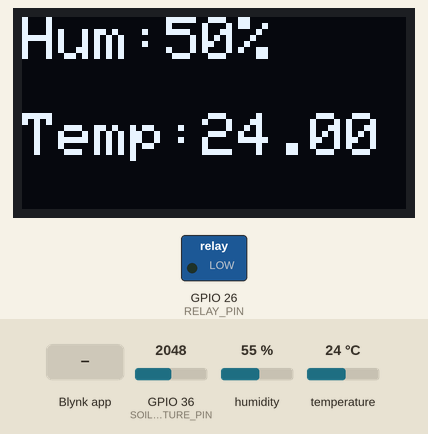
Simulated run of this sketch. Board: ESP32. Parts: 128×64 one-colour display, switched loads named in the sketch (green lamp = pin HIGH). Inputs (shaded band) come from the test bench; at power-on: temperature 24 °C, GPIO 36 (SOILMOISTURE_PIN) = 2048, humidity 55 %. WiFi joins after 1.5 s; servers stay silent unless stated; what the sketch prints to the serial monitor is not drawn.

Above: at 3.0 s.
3.1 s: temperature set to 12 °C
At 5.5 s:
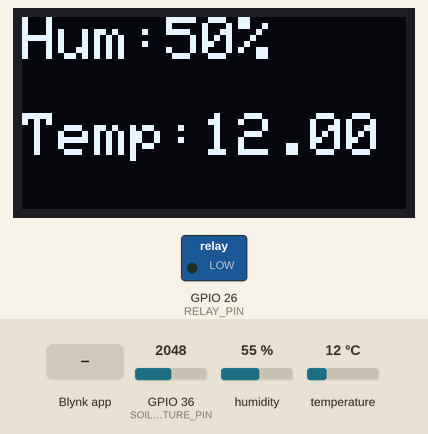
6.3 s: Blynk app writes 1 to V3
At 7.2 s:
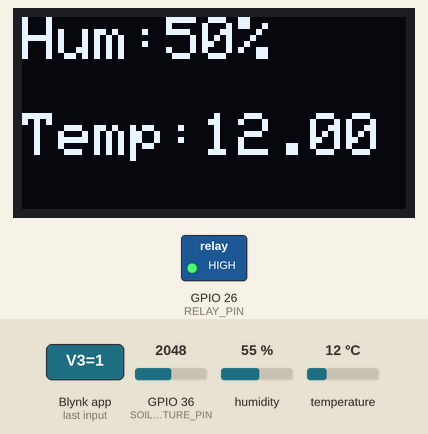
7.8 s: GPIO 36 (SOILMOISTURE_PIN) set to 2866
At 8.2 s:
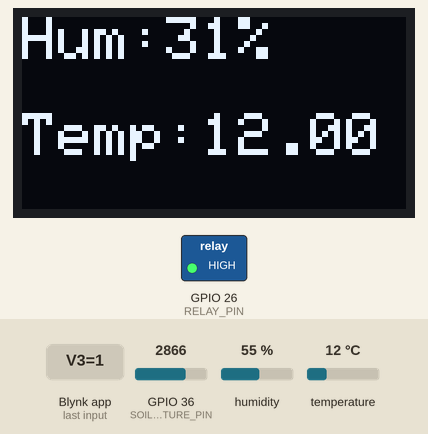
9.3 s: temperature set to 19 °C
At 10.5 s:
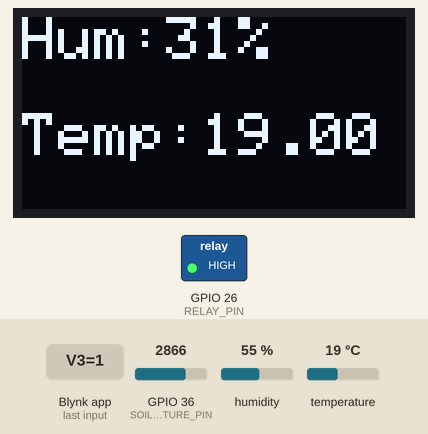
11.3 s: GPIO 36 (SOILMOISTURE_PIN) set to 3603
At 12.0 s:
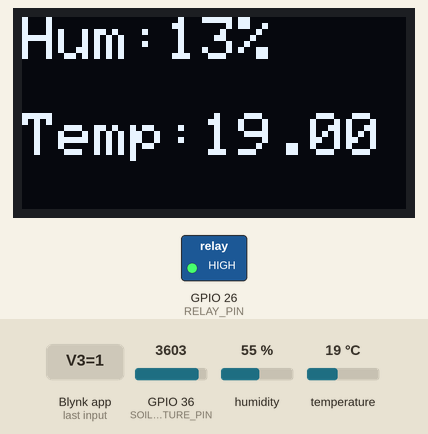
12.8 s: temperature set to 28 °C
At 15.6 s:
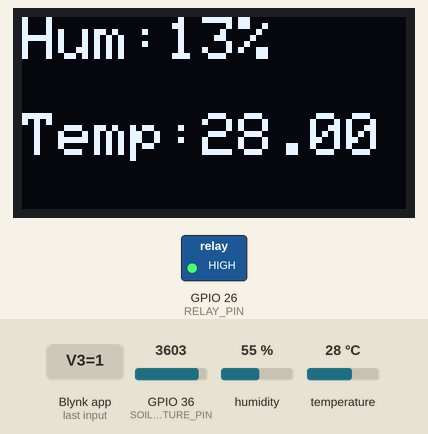
Timing chart, 0 to 17.1 s (numbered marks = the images above; inputs shaded):
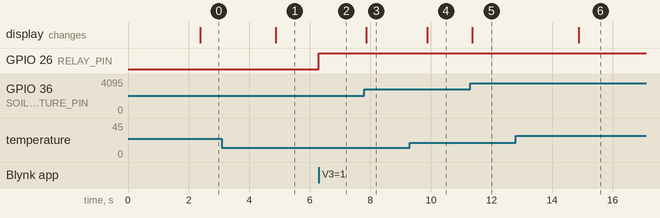

The sketch:

Smart_Garden.ino
```cpp
#include <LiquidCrystal.h>
#include <WiFiClient.h>
#include "ESPAsyncWebServer.h"
#include <Adafruit_Sensor.h>
#include <DHT.h>
#include <SPI.h>
#include <Wire.h>
#include <Adafruit_GFX.h>
#include <Adafruit_SSD1306.h>
#include <WiFiClient.h>
#include <BlynkSimpleEsp32.h>    // tải thêm trong Sketch ở Arduino IDE
#define SCREEN_WIDTH 128 // OLED display width, in pixels
#define SCREEN_HEIGHT 64 // OLED display height, in pixels
#define OLED_RESET     -1 // Reset pin # (or -1 if sharing Arduino reset pin)
#define SCREEN_ADDRESS 0x3C ///< See datasheet for Address; 0x3D for 128x64, 0x3C for 128x32
Adafruit_SSD1306 display(SCREEN_WIDTH, SCREEN_HEIGHT, &Wire, OLED_RESET);
#define BLYNK_PRINT Serial
#define BLYNK_TEMPLATE_ID "TMPL6tvHbOv0-"
#define BLYNK_TEMPLATE_NAME "Smart Garden"
#define BLYNK_AUTH_TOKEN "ruOPsNkbbRstK-aoo5Dwj6d-N9RyL-oB"


char auth[] = BLYNK_AUTH_TOKEN;
char ssid[] = "DCE-KTMT";
char pass[] = "ktmt-dce";
BlynkTimer timer;
//SDA 21
//SCL 22

#define DHTPIN 4     // Digital pin connected to the DHT sensor
#define DHTTYPE    DHT11     // DHT 11
#define SOILMOISTURE_PIN A0 // 36
#define RELAY_PIN 26
DHT dht(DHTPIN, DHTTYPE);
int h = 0;
float t = 0;
int water_pump_auto=0;
int water_pump_manual=0;

float readDHTTemperature() {
  float t = dht.readTemperature();
  if (isnan(t)) {
    Serial.println("Failed to read from DHT sensor!");
  }
  else {
    Serial.println(t);
    Blynk.virtualWrite(V0, t);
    return t;
  }
}

float readDHTHumidity() {
  int hum = analogRead(SOILMOISTURE_PIN);
  h = map(hum,0,4095,100,0);

  if (isnan(h)) {
    Serial.println("Failed to read from DHT sensor!");
  }
  else {
    Serial.println(h);
    Blynk.virtualWrite(V1, h);
    return h;
  }
}

void sendSensor(){
   int hum =  readDHTHumidity();
   float temp =  readDHTTemperature();
   OLED(temp,hum);
}


void setup(){
  if(!display.begin(SSD1306_SWITCHCAPVCC, SCREEN_ADDRESS)) {
    Serial.println(F("SSD1306 allocation failed"));
    for(;;); // Don't proceed, loop forever
  }
  // Debug console
  Serial.begin(115200);
  Blynk.begin(auth, ssid, pass);
  dht.begin();
  pinMode(RELAY_PIN, OUTPUT);
  digitalWrite(RELAY_PIN,LOW);
  timer.setInterval(500L, sendSensor);
}
void Mode(){
  if(water_pump_auto == 1 && water_pump_manual == 0){ //auto
   if (h <=42 && t < 35){
      digitalWrite(RELAY_PIN, HIGH);
    }else if ( h >42) {
      digitalWrite(RELAY_PIN, LOW);
    }
  }
  else if(water_pump_manual == 1){ //manual
     digitalWrite(RELAY_PIN,HIGH);
  }
  else{
    digitalWrite(RELAY_PIN,LOW);
  }
}
BLYNK_WRITE(V2){          //đọc gtri nút từ app blynk
  water_pump_auto =  param.asInt();
  Serial.println(water_pump_auto);
}
BLYNK_WRITE(V3){          //đọc gtri nút từ app blynk
  water_pump_manual =  param.asInt();
  Serial.println(water_pump_manual);
}


void OLED(float t,int h){
  display.clearDisplay();
  display.setTextSize(2);
  display.setTextColor(SSD1306_WHITE);        // Draw white text
  display.setCursor(0,0);             // Start at top-left corner
  display.print("Hum:");
  display.print(h);
  display.println(F("%"));
   display.println();
  display.print("Temp:");
  display.println(t);
  display.display();
}
void loop(){
  Blynk.run();
  timer.run();
  Mode();
}
```

Measured:
- after the input at 3.1 s, the display: changes after 1.8 s (image 1)
- after the input at 6.3 s, GPIO 26 (RELAY_PIN): LOW → HIGH at once
- after the input at 7.8 s, the display: changes after 0.06 s (image 3)
- after the input at 9.3 s, the display: changes after 0.58 s (image 4)
- after the input at 11.3 s, the display: changes after 0.06 s (image 5)
- after the input at 12.8 s, the display: changes after 2.1 s (image 6)
